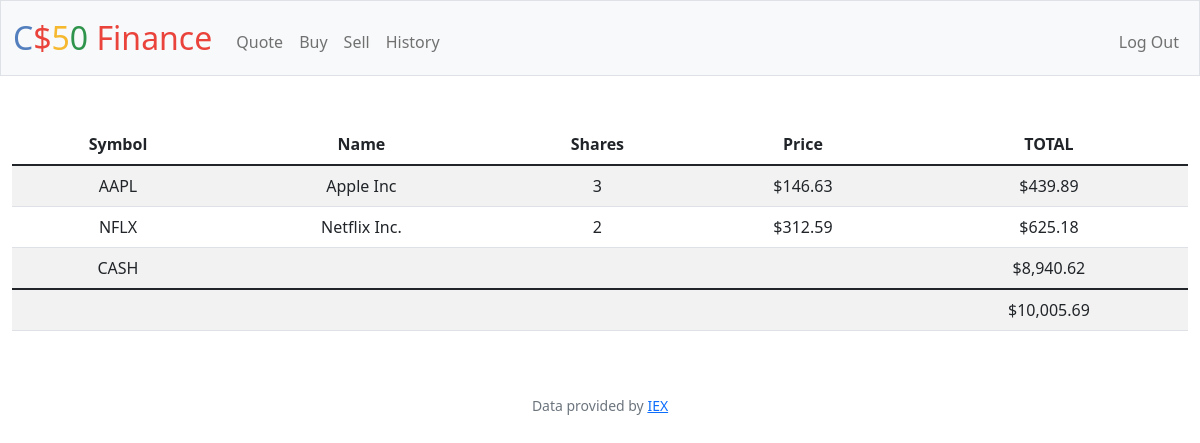
Page / (signed in) on the earlier database version.
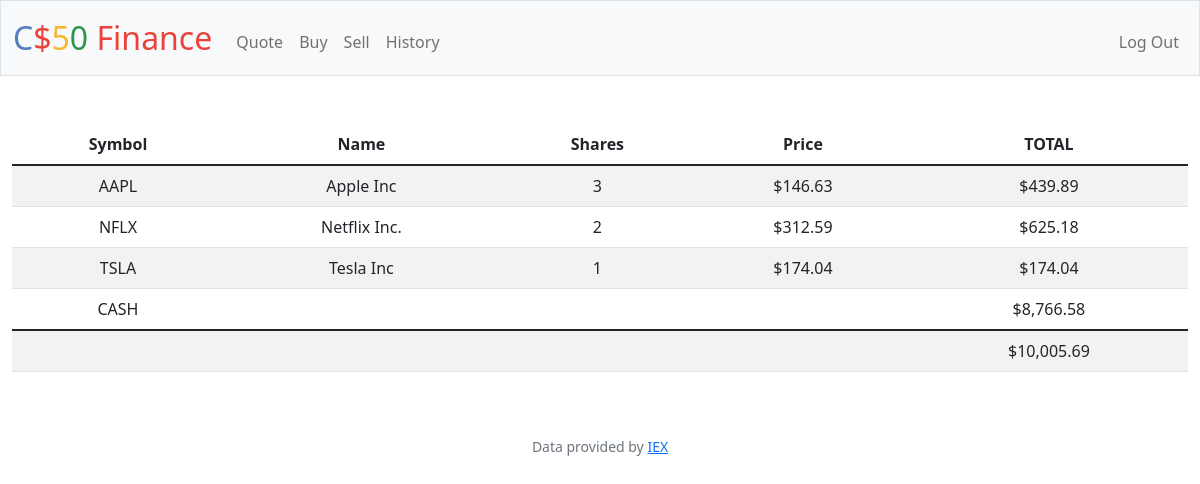
Same page on the later database version.
### tables this page shows
CREATE TABLE transactions(
    id INTEGER PRIMARY KEY AUTOINCREMENT,
    user_id INTEGER NOT NULL, 
    name TEXT NOT NULL, 
    shares INTEGER NOT NULL, 
    price NUMERIC NOT NULL, 
    type TEXT NOT NULL, 
    symbol TEXT NOT NULL, 
    time TIMESTAMP DEFAULT CURRENT_TIMESTAMP, 
    FOREIGN KEY(user_id) REFERENCES users(id)
);

### app.py (the view)
@app.route("/")
@login_required
def index():
    uid = session["user_id"]
    stocks = db.execute(
        "SELECT symbol, name, price, SUM(shares) as totalShares FROM transactions WHERE user_id = ? GROUP BY symbol", uid)
    cash = db.execute("SELECT cash FROM users WHERE id = ?", uid)[0]["cash"]
    total = cash
    for stock in stocks:
        total += stock["price"]*stock["totalShares"]
    return render_template("index.html", stocks=stocks, cash=usd(cash), total=usd(total), usd=usd)

### app.py (called while the page is built)
@app.after_request
def after_request(response):
    response.headers["Cache-Control"] = "no-cache, no-store, must-revalidate"
    response.headers["Expires"] = 0
    response.headers["Pragma"] = "no-cache"
    return response

### helpers.py (called while the page is built)
def login_required(f):
    @wraps(f)
    def decorated_function(*args, **kwargs):
        if session.get("user_id") is None:
            return redirect("/login")
        return f(*args, **kwargs)
    return decorated_function

def usd(value):
    return f"${value:,.2f}"

### templates/index.html (shortened to what this page needs)
{% extends "layout.html" %}
{% block main %}
<table class="table table-striped">
    <thead>
        <tr>
            <th>Symbol</th>
            <th>Name</th>
            <th>Shares</th>
            <th>Price</th>
            <th>TOTAL</th>
        </tr>
    </thead>
    <tbody>
        {% for stock in stocks %}
        <tr>
            <td>{{ stock["symbol"]}}</td>
            <td>{{ stock["name"]}}</td>
            <td>{{ stock["totalShares"]}}</td>
            <td>{{ usd(stock["price"]) }}</td>
            <td>{{ usd(stock["totalShares"] * stock["price"]) }}</td>
        </tr>
        {% endfor %}
        <tr>
            <td>CASH</td>
            <td colspan="3"></td>
            <td>{{ cash }}</td>
        </tr>
    </tbody>
        <td colspan="4"></td>
        <td>{{total}}</td>
</table>
{% endblock %}

### templates/layout.html (shortened to what this page needs)
<!DOCTYPE html>
<html lang="en">
    <head>
        <link href="https://cdn.jsdelivr.net/npm/bootstrap@5.1.3/dist/css/bootstrap.min.css" rel="stylesheet">
        <link href="/static/styles.css" rel="stylesheet">
    </head>
    <body>
        <nav class="bg-light border navbar navbar-expand-md navbar-light">
            <div class="container-fluid">
                <a class="navbar-brand" href="/"><span class="blue">C</span><span class="red">$</span><span class="yellow">5</span><span class="green">0</span> <span class="red">Finance</span></a>
                <div class="collapse navbar-collapse" id="navbar">
                    {% if session["user_id"] %}
                        <ul class="navbar-nav me-auto mt-2">
                            <li class="nav-item"><a class="nav-link" href="/quote">Quote</a></li>
                            <li class="nav-item"><a class="nav-link" href="/buy">Buy</a></li>
                            <li class="nav-item"><a class="nav-link" href="/sell">Sell</a></li>
                            <li class="nav-item"><a class="nav-link" href="/history">History</a></li>
                        </ul>
                        <ul class="navbar-nav ms-auto mt-2">
                            <li class="nav-item"><a class="nav-link" href="/logout">Log Out</a></li>
                        </ul>
                    {% else %}
                        <ul class="navbar-nav ms-auto mt-2">
                            <li class="nav-item"><a class="nav-link" href="/register">Register</a></li>
                            <li class="nav-item"><a class="nav-link" href="/login">Log In</a></li>
                        </ul>
                    {% endif %}
                </div>
            </div>
        </nav>
        <main class="container-fluid py-5 text-center">
            {% block main %}{% endblock %}
        </main>
        <footer class="mb-5 small text-center text-muted">
            Data provided by <a href="https://iexcloud.io/">IEX</a>
        </footer>
    </body>
</html>

### static/styles.css (style rules this page uses)
nav .navbar-brand { font-size: xx-large; }
nav .navbar-brand .blue { color: #537fbe; }
nav .navbar-brand .red { color: #ea433b; }
nav .navbar-brand .yellow { color: #f5b82e; }
nav .navbar-brand .green { color: #2e944b; }

Differences in the rows shown:
added transactions: symbol "TSLA", name "Tesla Inc", totalShares "1", price "$174.04", usd(stock['totalShares']*stock['price']) "$174.04"
Other differences:
{{ cash }}: "$8,940.62" → "$8,766.58"
